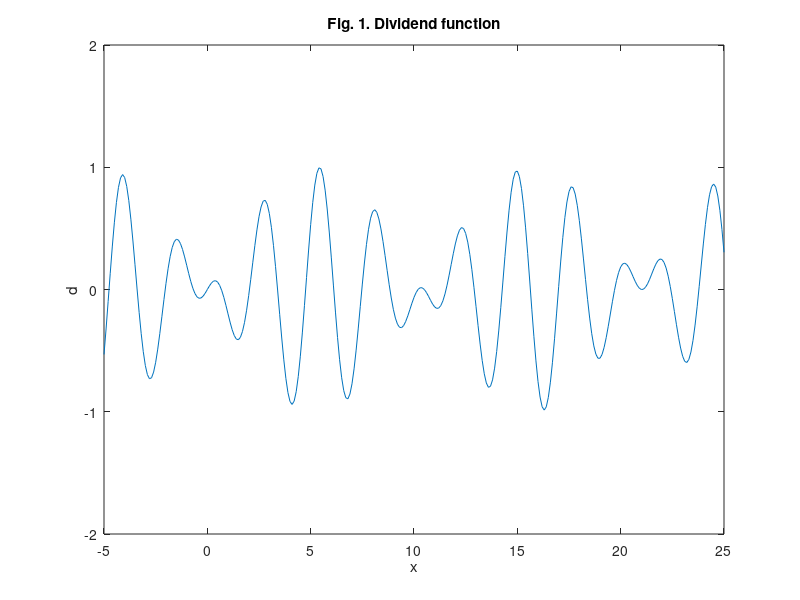
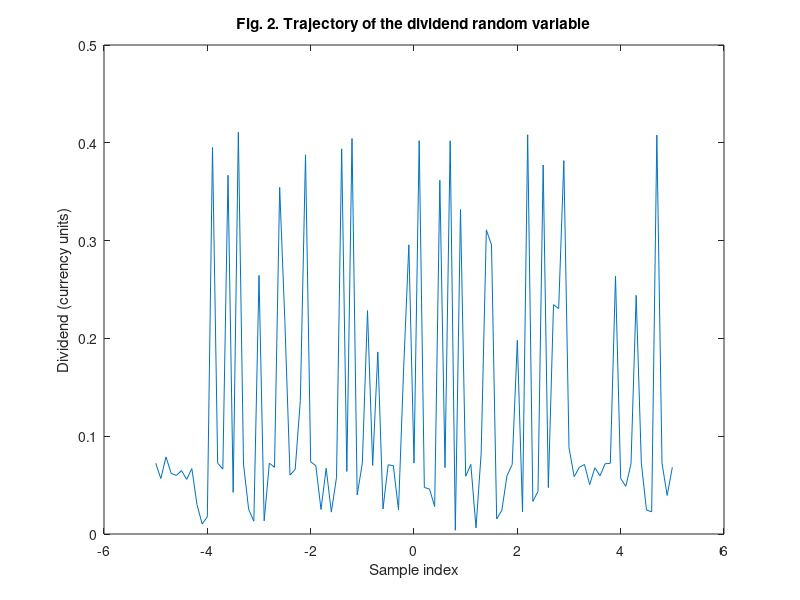
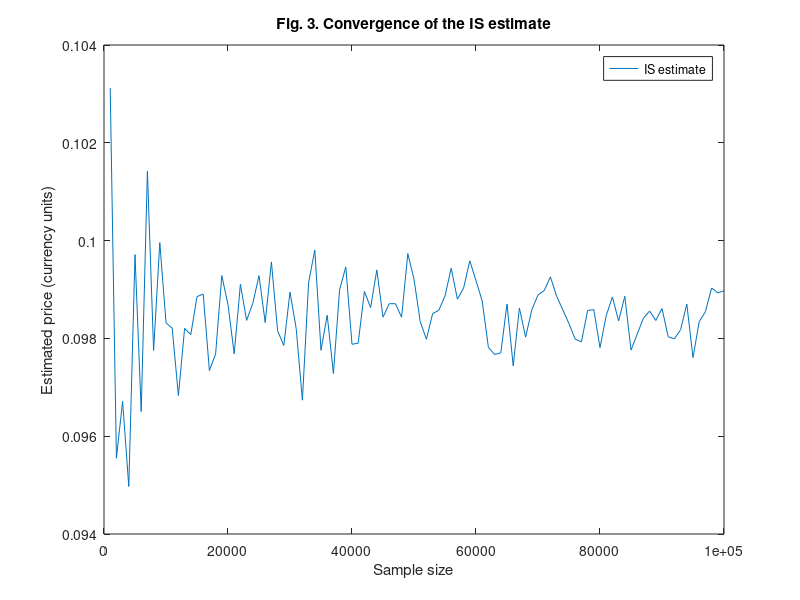
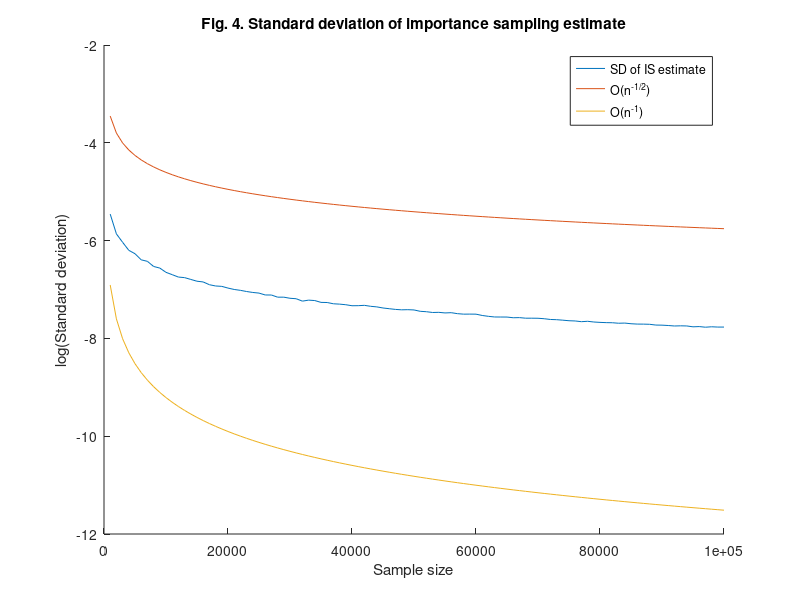

The MATLAB script that drew these images, in order:
% Exercise - Understanding importance sampling with secuirty price 
% expectation

%% 1. Aim of the exercise

% The aim of this exercise is to understand weighted importance sampling in
% the context of reducing the variance of an integral estimate when pricing
% a security with uncertain future cash flows.

%% 2. Theory

% Refer to the accompanying PDF file for the theory.

%% 3. Clear the memory

% Clear the memory 
clear;

%% 4. Define dividend function and visualize its shape

% 4.1. Define dividend function as anonymous function
d_fun = @(x) sin((2*pi)/21.*x).*cos((2*pi)/exp(1).*x);

% 4.2. Create sequence for plotting
x = -5:0.1:25;

% 4.3. Evaluate dividend function over sequence
d = d_fun(x);

% 4.4. Create figure and plot dividend function over x
figure
plot(x,d)
title('Fig. 1. Dividend function')
xlabel('x')
ylabel('d')
ylim([-2 2])

%% 5. Create and visualize the trajectory of the dividend random variable

% 5.1. Draw samples from Gamma distribution
X = random('Gamma',1.2,0.5,[1 101]);

% 5.2. Evaluate dividend realizations
d_X = abs(d_fun(X));

% 5.3. Create figure and plot dividend realizations
figure
plot(-5:0.1:5,d_X)
title('Fig. 2. Trajectory of the dividend random variable');
xlabel('Sample index');
ylabel('Dividend (currency units)');

%% 6. Compute the weighted importance sampling estimate

% 6.1. Set proposal distribution: Exponential with rate 2 (mean = 0.5)
proposal_mean = 0.5;

% 6.2. Define weight function
w_fun = @(x) 2.*x.^0.2;

% 6.3. Define scaled dividend function g(x) = (1/R)*|d(x)|
g_fun = @(x) (1/1.05).*abs(d_fun(x));

% 6.4. Create vector of sample sizes
N_sizes = 1000:1000:100000;

% 6.5. Preallocate vector for importance sampling estimates
weighted_is_estimate = zeros(size(N_sizes));

% 6.6. Preallocate vector for sample variances of estimates
sample_variance_expo = zeros(size(N_sizes));

% 6.7. Loop over each sample size to compute IS estimate and variance
for i = 1:length(N_sizes)
    
    % 6.7.1. Set current sample size
    N = N_sizes(i);
    
    % 6.7.2. Draw N samples from Exponential(mean = 0.5)
    Xp = random('Exponential',proposal_mean,[N 1]);
    
    % 6.7.3. Evaluate scaled dividend function g(X_i)
    g_vals = g_fun(Xp);
    
    % 6.7.4. Compute importance weights w(X_i)
    w_vals = w_fun(Xp);
    
    % 6.7.5. Normalize weights to sum to 1
    w_norm = w_vals/sum(w_vals);
    
    % 6.7.6. Compute weighted importance sampling estimate
    weighted_is_estimate(i) = sum(w_norm.*g_vals);
    
    % 6.7.7. Compute sample variance of the IS estimate
    sample_variance_expo(i) = (N/(N-1))* ...
        sum((w_norm.^2).*(g_vals-weighted_is_estimate(i)).^2);
end

%% 7. Visualize convergence behavior of importance sampling estimate

% Create figure and plot IS estimates across sample sizes
figure
plot(N_sizes,weighted_is_estimate,'DisplayName','IS estimate')
title('Fig. 3. Convergence of the IS estimate')
xlabel('Sample size')
ylabel('Estimated price (currency units)')
legend('show')

%% 8. Visualize std. dev. behavior of importance sampling estimate

% 8.1. Compute log of sample std. dev. from IS estimates
log_sd = log(sqrt(sample_variance_expo));

% 8.2. Compute log of theoretical O(n^{-1/2}) convergence rate
log_n_half = log(1./sqrt(N_sizes)); 

% 8.3. Compute log of theoretical O(n^{-1}) convergence rate
log_n_inv = log(1./N_sizes);

% 8.4. Create figure for log-transformed standard deviation comparison
figure
hold on
plot(N_sizes,log_sd,'DisplayName','SD of IS estimate');
plot(N_sizes,log_n_half,'DisplayName','O(n^{-1/2})');
plot(N_sizes,log_n_inv,'DisplayName','O(n^{-1})');
title('Fig. 4. Standard deviation of importance sampling estimate');
xlabel('Sample size');
ylabel('log(Standard deviation)');
legend('show');
hold off
